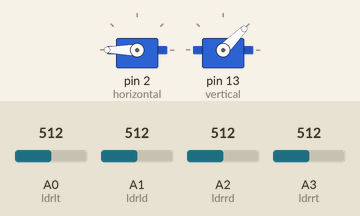
Simulated run of this sketch. Board: Arduino Uno, built with avr-gcc and run on an emulated ATmega328P. On the bench: 2 × servo. The test bench sets the inputs (shaded band); at power-on: A0 (ldrlt) = 512, A3 (ldrrt) = 512, A1 (ldrld) = 512, A2 (ldrrd) = 512.

Above: at 3.7 s.
3.8 s: A0 (ldrlt) set to 683
5.3 s: A0 (ldrlt) set to 702
At 5.46 s:
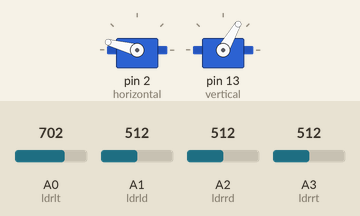
At 8.0 s:
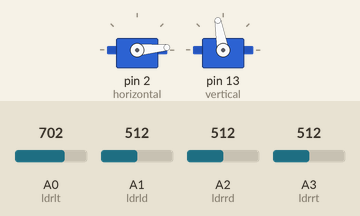
8.3 s: A3 (ldrrt) set to 149
9.8 s: A3 (ldrrt) set to 128
At 11.9 s:
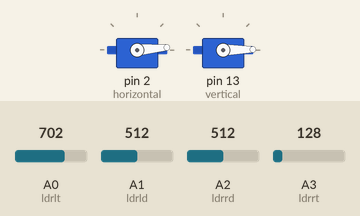
12.3 s: A1 (ldrld) set to 143
13.8 s: A1 (ldrld) set to 129
At 14.26 s:
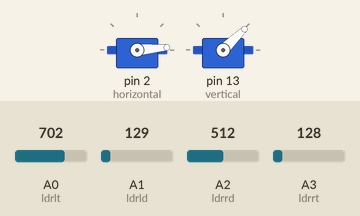
Timing chart, 0 to 16.8 s (numbered marks = the images above; inputs shaded):
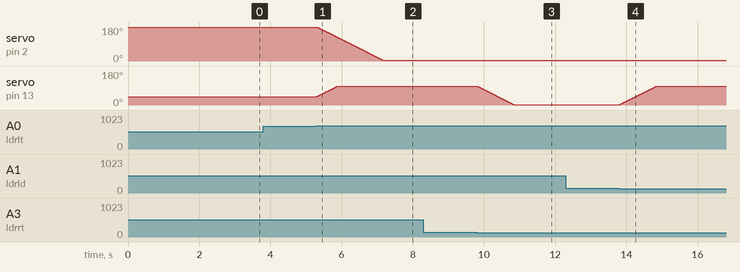

The sketch:

rastreador-solar.ino
```cpp
#include <Servo.h>   // Biblioteca para controlar servomotores

// ======================
// SERVO HORIZONTAL
// ======================
Servo horizontal;            // Cria objeto do servo horizontal
int servohori = 180;        // Posição inicial do servo horizontal
int servohoriLimitHigh = 175; // Limite máximo de giro
int servohoriLimitLow = 5;    // Limite mínimo de giro

// ======================
// SERVO VERTICAL
// ======================
Servo vertical;             // Cria objeto do servo vertical
int servovert = 45;         // Posição inicial do servo vertical
int servovertLimitHigh = 100; // Limite máximo
int servovertLimitLow = 1;    // Limite mínimo

// ======================
// PINOS DOS LDRs
// ======================
// Sensores de luz (LDR) ligados nas entradas analógicas
int ldrlt = A0; // Superior esquerdo
int ldrrt = A3; // Superior direito
int ldrld = A1; // Inferior esquerdo
int ldrrd = A2; // Inferior direito

// ======================
// CONFIGURAÇÃO INICIAL
// ======================
void setup() {

  horizontal.attach(2); // Servo horizontal ligado no pino 2
  vertical.attach(13);  // Servo vertical ligado no pino 13

  horizontal.write(180); // Define posição inicial horizontal
  vertical.write(45);    // Define posição inicial vertical

  delay(2500); // Espera 2,5 segundos
}

// ======================
// LOOP PRINCIPAL
// ======================
void loop() {

  // Leitura dos sensores LDR
  int lt = analogRead(ldrlt); // Superior esquerdo
  int rt = analogRead(ldrrt); // Superior direito
  int ld = analogRead(ldrld); // Inferior esquerdo
  int rd = analogRead(ldrrd); // Inferior direito

  int dtime = 10; // Tempo entre movimentos
  int tol = 90;   // Tolerância para evitar trepidação

  // ======================
  // MÉDIAS DOS LADOS
  // ======================

  int avt = (lt + rt) / 2; // Média parte superior
  int avd = (ld + rd) / 2; // Média parte inferior
  int avl = (lt + ld) / 2; // Média lado esquerdo
  int avr = (rt + rd) / 2; // Média lado direito

  // Diferença entre sensores
  int dvert = avt - avd;   // Diferença vertical
  int dhoriz = avl - avr;  // Diferença horizontal

  // ======================
  // CONTROLE VERTICAL
  // ======================

  if (abs(dvert) > tol) {

    if (avt > avd) {      // Mais luz em cima
      servovert++;        // Sobe o servo
      if (servovert > servovertLimitHigh)
        servovert = servovertLimitHigh;

    } else {              // Mais luz embaixo
      servovert--;        // Desce o servo
      if (servovert < servovertLimitLow)
        servovert = servovertLimitLow;
    }

    vertical.write(servovert); // Move servo vertical
  }

  // ======================
  // CONTROLE HORIZONTAL
  // ======================
  if (abs(dhoriz) > tol) {

    if (avl > avr) {       // Mais luz na esquerda
      servohori--;         // Move para esquerda
      if (servohori < servohoriLimitLow)
        servohori = servohoriLimitLow;

    } else {               // Mais luz na direita
      servohori++;         // Move para direita
      if (servohori > servohoriLimitHigh)
        servohori = servohoriLimitHigh;
    }

    horizontal.write(servohori); // Move servo horizontal
  }

  delay(dtime);
}
```

Measured:
- the behaviour switches between 693 and 694 on A0 (ldrlt) (found by bisection; images 0 and 1)
- the behaviour switches between 142 and 141 on A3 (ldrrt) (found by bisection; images 2 and 3)
- the behaviour switches between 138 and 137 on A1 (ldrld) (found by bisection; images 3 and 4)
- after the input at 3.8 s, every drawn part: stays the same
- after the input at 5.3 s, servo on pin 2 (horizontal): moves from 180° to 5° over 1.8 s, starting at once; servo on pin 13 (vertical): moves from 45° to 100° over 0.57 s, starting at once
- after the input at 8.3 s, every drawn part: stays the same
- after the input at 9.8 s, servo on pin 13 (vertical): moves from 100° to 1° over 1.0 s, starting at once
- after the input at 12.3 s, every drawn part: stays the same
- after the input at 13.8 s, servo on pin 13 (vertical): moves from 1° to 100° over 1.0 s, starting at once
